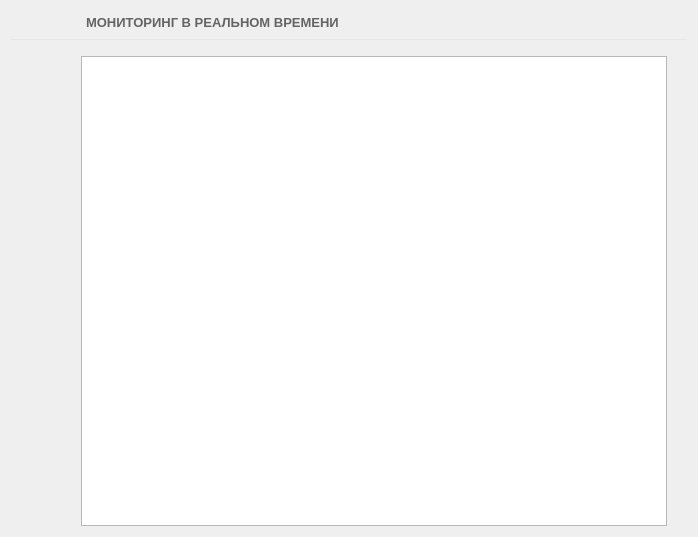
<?xml version="1.0" encoding="UTF-8"?>
<ui version="4.0">
 <class>StaffForm</class>
 <widget class="QWidget" name="StaffForm">
  <property name="geometry">
   <rect>
    <x>0</x>
    <y>0</y>
    <width>698</width>
    <height>537</height>
   </rect>
  </property>
  <property name="windowTitle">
   <string>Form</string>
  </property>
  <layout class="QVBoxLayout" name="verticalLayout">
   <item>
    <layout class="QHBoxLayout" name="horizontalLayout_2">
     <property name="spacing">
      <number>5</number>
     </property>
     <property name="leftMargin">
      <number>30</number>
     </property>
     <item>
      <widget class="QPushButton" name="back_but">
       <property name="enabled">
        <bool>true</bool>
       </property>
       <property name="cursor">
        <cursorShape>PointingHandCursor</cursorShape>
       </property>
       <property name="text">
        <string/>
       </property>
       <property name="icon">
        <iconset resource="../clientresources.qrc">
         <normaloff>:/resources/glyphs/15.png</normaloff>:/resources/glyphs/15.png</iconset>
       </property>
       <property name="flat">
        <bool>true</bool>
       </property>
      </widget>
     </item>
     <item>
      <widget class="QLabel" name="label_5">
       <property name="font">
        <font>
         <pointsize>10</pointsize>
         <weight>75</weight>
         <bold>true</bold>
        </font>
       </property>
       <property name="styleSheet">
        <string notr="true">color: rgb(100, 100, 100);</string>
       </property>
       <property name="text">
        <string>МОНИТОРИНГ В РЕАЛЬНОМ ВРЕМЕНИ</string>
       </property>
       <property name="buddy">
        <cstring>back_but</cstring>
       </property>
      </widget>
     </item>
     <item>
      <spacer name="horizontalSpacer_6">
       <property name="orientation">
        <enum>Qt::Horizontal</enum>
       </property>
       <property name="sizeHint" stdset="0">
        <size>
         <width>40</width>
         <height>20</height>
        </size>
       </property>
      </spacer>
     </item>
    </layout>
   </item>
   <item>
    <widget class="Line" name="line">
     <property name="minimumSize">
      <size>
       <width>0</width>
       <height>1</height>
      </size>
     </property>
     <property name="maximumSize">
      <size>
       <width>16777215</width>
       <height>1</height>
      </size>
     </property>
     <property name="styleSheet">
      <string notr="true">background-color:rgba(230, 230, 230, 255);
</string>
     </property>
     <property name="lineWidth">
      <number>0</number>
     </property>
     <property name="orientation">
      <enum>Qt::Horizontal</enum>
     </property>
    </widget>
   </item>
   <item>
    <layout class="QHBoxLayout" name="horizontalLayout_5" stretch="0,1">
     <property name="spacing">
      <number>20</number>
     </property>
     <property name="leftMargin">
      <number>30</number>
     </property>
     <property name="topMargin">
      <number>10</number>
     </property>
     <property name="rightMargin">
      <number>20</number>
     </property>
     <item>
      <layout class="QVBoxLayout" name="verticalLayout_6">
       <property name="spacing">
        <number>5</number>
       </property>
       <property name="topMargin">
        <number>0</number>
       </property>
       <property name="rightMargin">
        <number>0</number>
       </property>
       <item>
        <widget class="QLabel" name="label_8">
         <property name="font">
          <font>
           <pointsize>12</pointsize>
          </font>
         </property>
         <property name="pixmap">
          <pixmap resource="../clientresources.qrc">:/resources/glyphs/58.png</pixmap>
         </property>
         <property name="alignment">
          <set>Qt::AlignLeading|Qt::AlignLeft|Qt::AlignTop</set>
         </property>
         <property name="buddy">
          <cstring>tableView</cstring>
         </property>
        </widget>
       </item>
       <item>
        <spacer name="verticalSpacer_4">
         <property name="orientation">
          <enum>Qt::Vertical</enum>
         </property>
         <property name="sizeHint" stdset="0">
          <size>
           <width>20</width>
           <height>40</height>
          </size>
         </property>
        </spacer>
       </item>
      </layout>
     </item>
     <item>
      <layout class="QVBoxLayout" name="verticalLayout_10">
       <property name="spacing">
        <number>5</number>
       </property>
       <property name="topMargin">
        <number>0</number>
       </property>
       <property name="rightMargin">
        <number>0</number>
       </property>
       <item>
        <widget class="QTableView" name="tableView">
         <property name="alternatingRowColors">
          <bool>false</bool>
         </property>
         <property name="selectionBehavior">
          <enum>QAbstractItemView::SelectRows</enum>
         </property>
         <property name="sortingEnabled">
          <bool>true</bool>
         </property>
         <attribute name="horizontalHeaderShowSortIndicator" stdset="0">
          <bool>true</bool>
         </attribute>
         <attribute name="horizontalHeaderStretchLastSection">
          <bool>true</bool>
         </attribute>
        </widget>
       </item>
      </layout>
     </item>
    </layout>
   </item>
  </layout>
 </widget>
 <resources>
  <include location="../clientresources.qrc"/>
 </resources>
 <connections/>
</ui>
